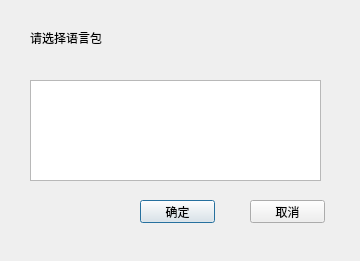
<?xml version="1.0" encoding="UTF-8"?>
<ui version="4.0">
 <class>Dialog</class>
 <widget class="QDialog" name="Dialog">
  <property name="geometry">
   <rect>
    <x>0</x>
    <y>0</y>
    <width>360</width>
    <height>261</height>
   </rect>
  </property>
  <property name="windowTitle">
   <string>Dialog</string>
  </property>
  <widget class="QLabel" name="label">
   <property name="geometry">
    <rect>
     <x>30</x>
     <y>30</y>
     <width>91</width>
     <height>16</height>
    </rect>
   </property>
   <property name="text">
    <string>请选择语言包</string>
   </property>
  </widget>
  <widget class="QListWidget" name="listWidget">
   <property name="geometry">
    <rect>
     <x>30</x>
     <y>80</y>
     <width>291</width>
     <height>101</height>
    </rect>
   </property>
  </widget>
  <widget class="QPushButton" name="sure">
   <property name="geometry">
    <rect>
     <x>140</x>
     <y>200</y>
     <width>75</width>
     <height>23</height>
    </rect>
   </property>
   <property name="text">
    <string>确定</string>
   </property>
  </widget>
  <widget class="QPushButton" name="remove">
   <property name="geometry">
    <rect>
     <x>250</x>
     <y>200</y>
     <width>75</width>
     <height>23</height>
    </rect>
   </property>
   <property name="text">
    <string>取消</string>
   </property>
  </widget>
 </widget>
 <layoutdefault spacing="6" margin="11"/>
 <resources/>
 <connections/>
</ui>
